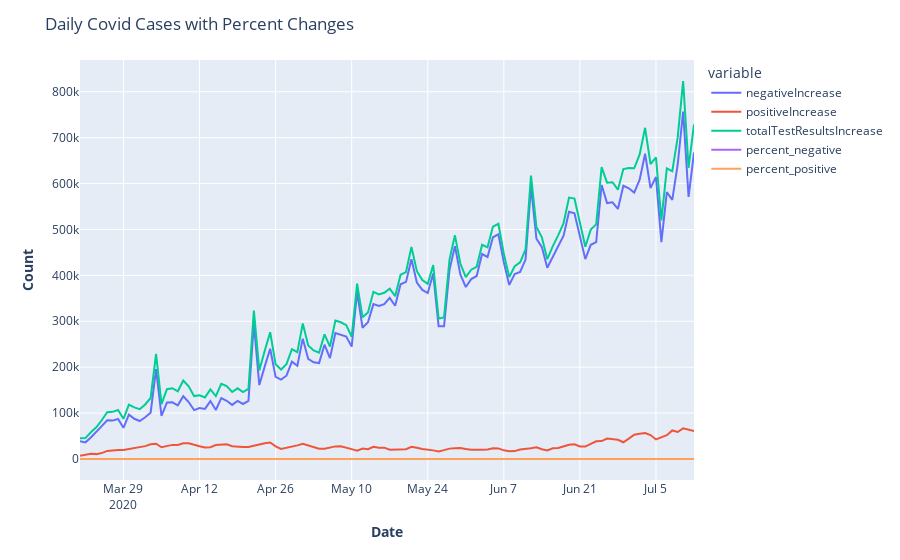

Write notebook code for a chart like this one.
### Code cell
percent_positive = list(cases.percent_positive)
percent_negative = list(cases.percent_negative)
date = list(cases.date_new)

cases_melt = pd.melt(cases, id_vars=['date_new'], value_vars=['negativeIncrease'
                                                              ,'positiveIncrease'
                                                              ,'totalTestResultsIncrease'
                                                             ]
                    )

# Create figure with secondary y-axis
fig = make_subplots(specs=[[{"secondary_y": True}]])

fig = px.line(cases_melt, x='date_new', y='value', color='variable')

# Add traces
fig.add_trace(
    go.Scatter(x=date, y=percent_negative, name="percent_negative"),
    secondary_y=False,
)

fig.add_trace(
    go.Scatter(x=date, y=percent_positive, name="percent_positive"),
    secondary_y=False,
)

# Add figure title
fig.update_layout(
    title_text="Daily Covid Cases with Percent Changes"
)

# Set x-axis title
fig.update_xaxes(title_text="<b>Date</b>")

# Set y-axes titles
fig.update_yaxes(title_text="<b>Count</b>", secondary_y=False)
# fig.update_yaxes(title_text="<b>secondary</b> Percent", secondary_y=True)

#update legend
# fig.update_layout(legend=dict(
#     orientation="v",
#     yanchor="bottom",
#     y=1.02,
#     xanchor="right",
#     x=1
# ))

fig.show()
